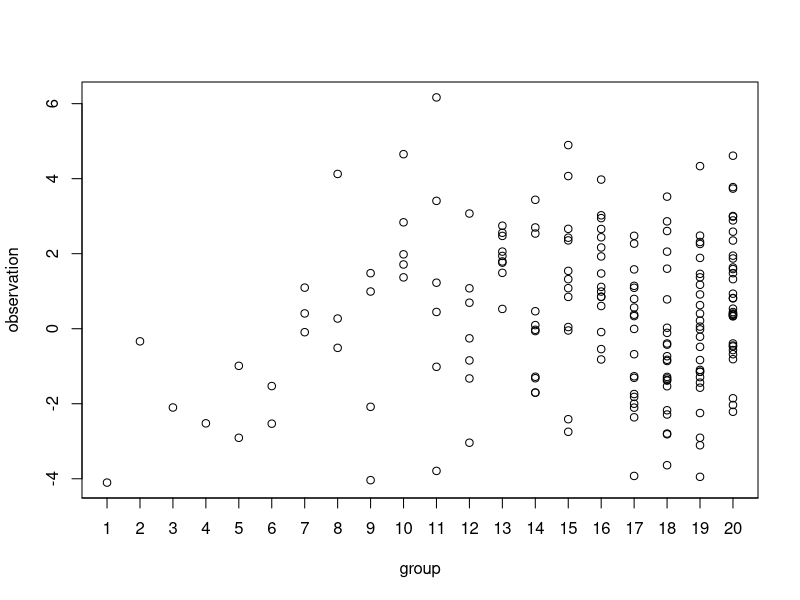
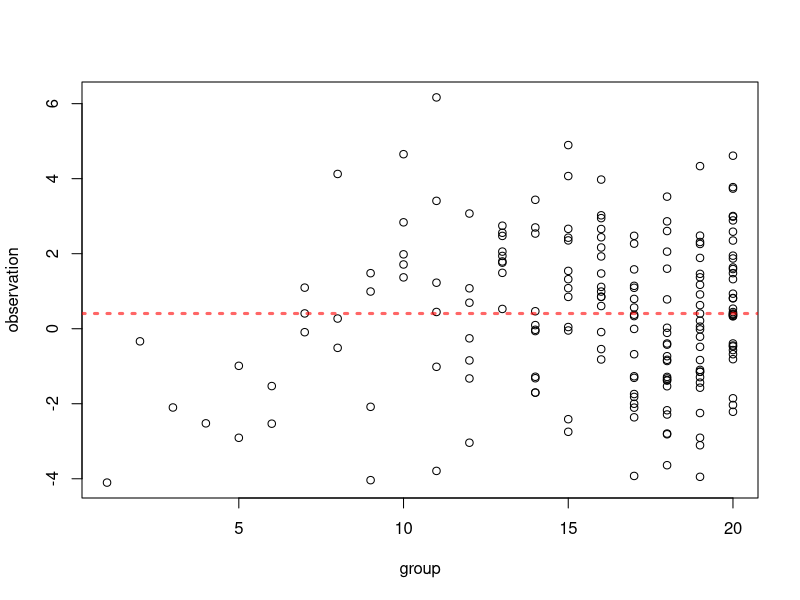
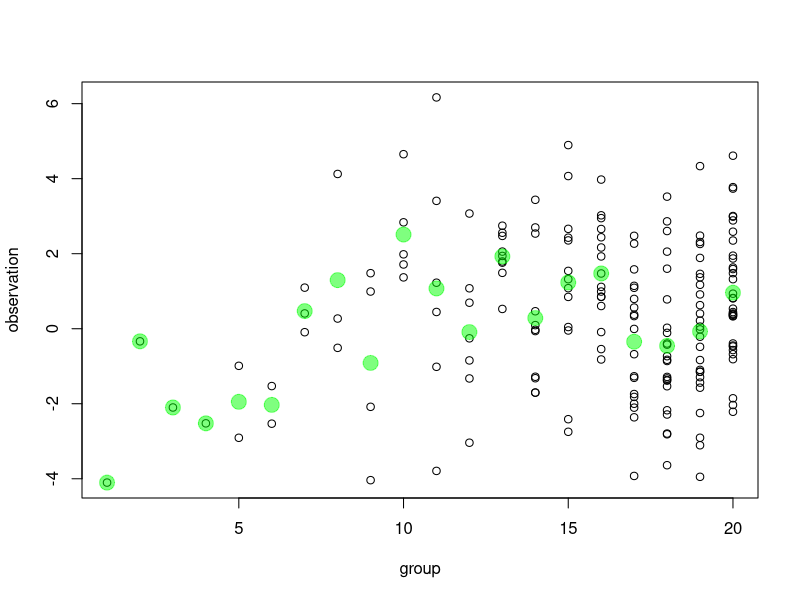
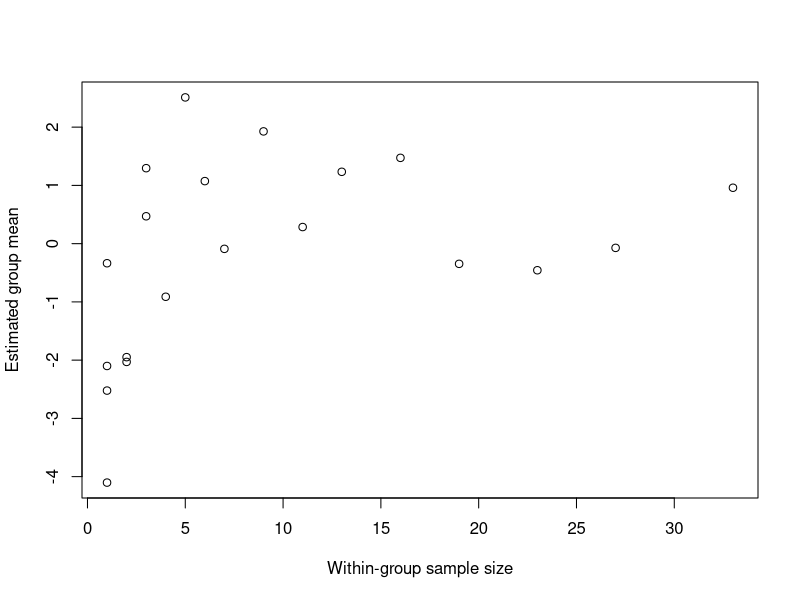
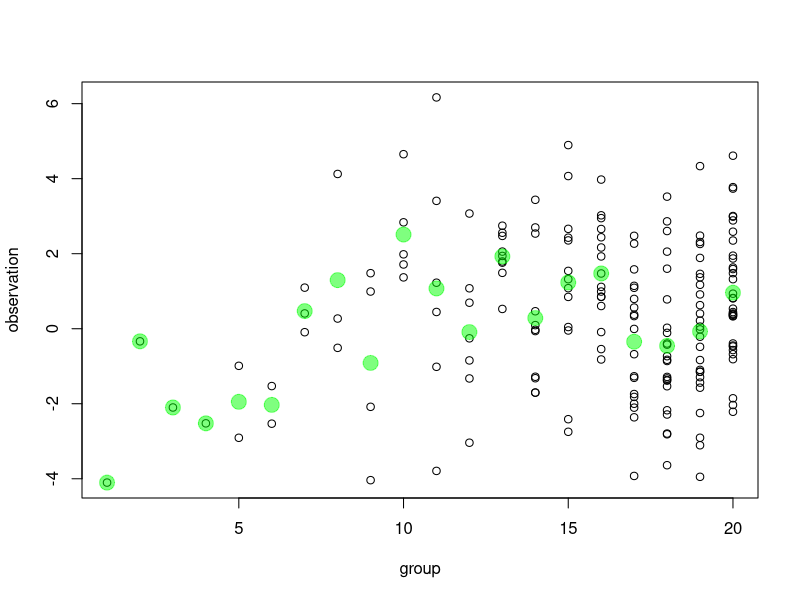
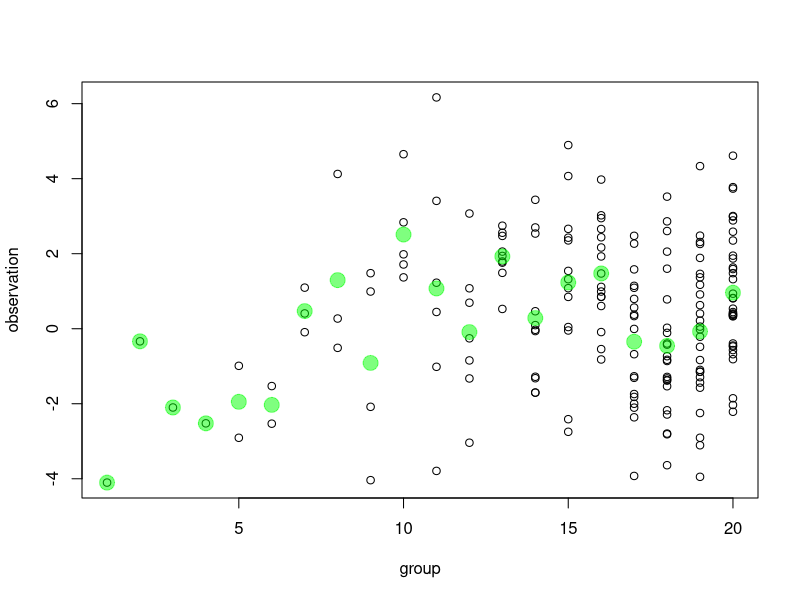
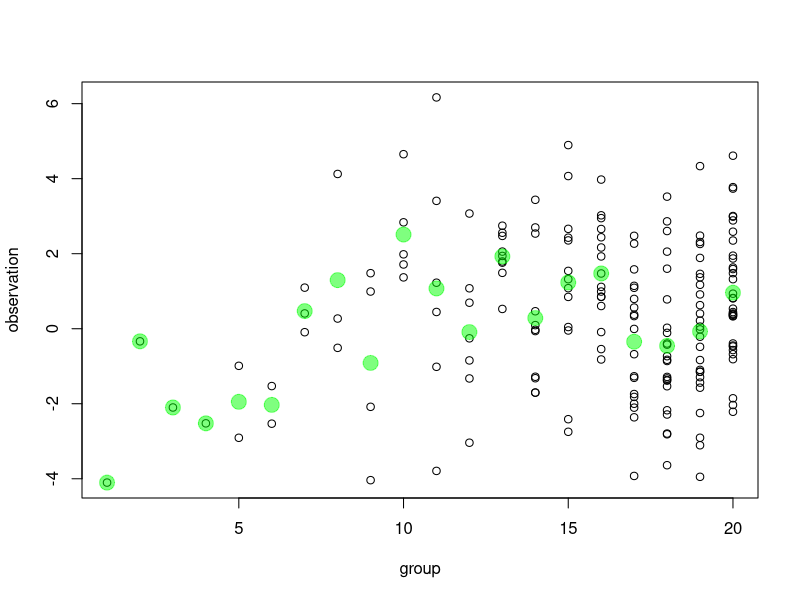

Write R code to recreate these figures, in order.
## ---- chunk 1
library(scales)
library(lme4)
K <- 20 # number of groups
mu_alpha <- 0 # population mean
sigma_alpha <- 1 # among group sd
sigma_Y <- 2 # residual sd
e_nmin <- .1 # exp(minimum group sample size)
e_nmax <- 3.5 # exp(maximum group sample size)
n_j <- floor(exp(seq(e_nmin, e_nmax, length.out=K))) 
id <- rep(1:K, times=n_j)
N <- length(id)

# simulate vals
alpha_j <- rnorm(K, mu_alpha, sigma_alpha)
Y <- rnorm(N, alpha_j[id], sigma_Y)


plot(Y~id, ylab="observation", xlab="group", 
     xaxp  = c(0, K + 1, K + 1))
## ---- chunk 2
plot(Y~id, ylab="observation", xlab="group")
## Complete pooling / grand mean model
mod1 <- lm(Y ~ 1)
abline(mod1, col=alpha("red", .6), 
       lty=3, lwd=3)
## ---- chunk 3
## No pooling / independent means
mod2 <- lm(Y ~ 1 + factor(id))
alpha_est1 <- coef(mod2)
alpha_est1[-1] <- alpha_est1[1] + alpha_est1[-1]

plot(Y~id, ylab="observation", xlab="group")
points(x=1:K, alpha_est1, col=alpha("green", .5), 
       pch=19, cex=2)
## ---- chunk 4
anova(mod1, mod2)
## ---- chunk 5
plot(n_j, alpha_est1, 
     xlab="Within-group sample size", 
     ylab="Estimated group mean")
## ---- chunk 6
## No pooling / independent means
mod2 <- lm(Y ~ 1 + factor(id))
alpha_est1 <- coef(mod2)
alpha_est1[-1] <- alpha_est1[1] + alpha_est1[-1]

plot(Y~id, ylab="observation", xlab="group")
points(x=1:K, alpha_est1, col=alpha("green", .5), 
       pch=19, cex=2)
## ---- chunk 7
## No pooling / independent means
mod2 <- lm(Y ~ 1 + factor(id))
alpha_est1 <- coef(mod2)
alpha_est1[-1] <- alpha_est1[1] + alpha_est1[-1]

plot(Y~id, ylab="observation", xlab="group")
points(x=1:K, alpha_est1, col=alpha("green", .5), 
       pch=19, cex=2)
## ---- chunk 8
## No pooling / independent means
mod2 <- lm(Y ~ 1 + factor(id))
alpha_est1 <- coef(mod2)
alpha_est1[-1] <- alpha_est1[1] + alpha_est1[-1]

plot(Y~id, ylab="observation", xlab="group")
points(x=1:K, alpha_est1, col=alpha("green", .5), 
       pch=19, cex=2)
